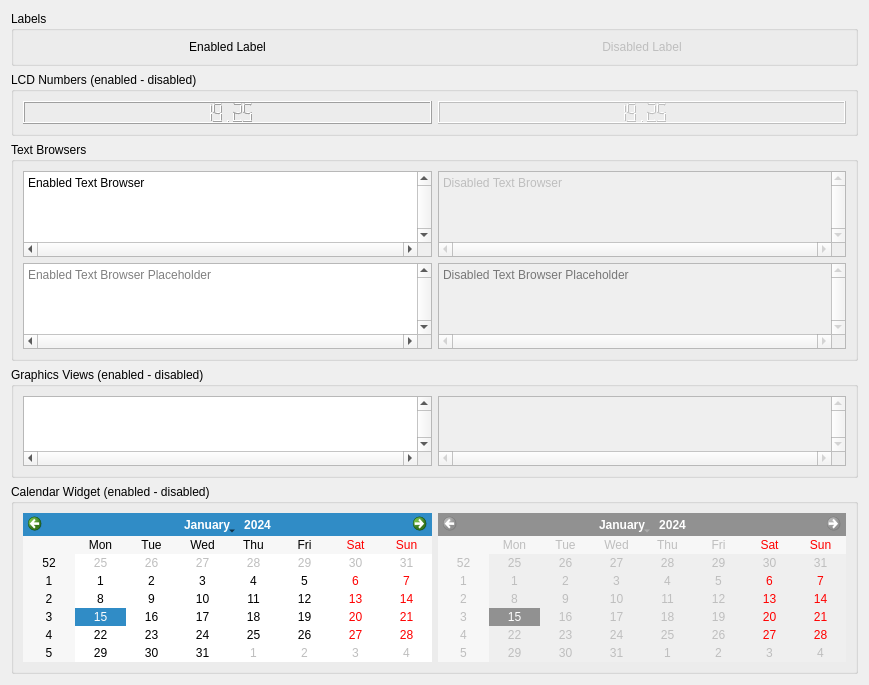
           <widget class="QWidget" name="scrollAreaWidgetContents_11">
            <property name="geometry">
             <rect>
              <x>0</x>
              <y>0</y>
              <width>869</width>
              <height>685</height>
             </rect>
            </property>
            <layout class="QVBoxLayout" name="verticalLayout_19">
             <item>
              <widget class="QGroupBox" name="groupBox_43">
               <property name="title">
                <string>Labels</string>
               </property>
               <layout class="QHBoxLayout" name="horizontalLayout_18">
                <item>
                 <widget class="QLabel" name="label">
                  <property name="text">
                   <string>Enabled Label</string>
                  </property>
                  <property name="alignment">
                   <set>Qt::AlignCenter</set>
                  </property>
                 </widget>
                </item>
                <item>
                 <widget class="QLabel" name="label_2">
                  <property name="enabled">
                   <bool>false</bool>
                  </property>
                  <property name="text">
                   <string>Disabled Label</string>
                  </property>
                  <property name="alignment">
                   <set>Qt::AlignCenter</set>
                  </property>
                 </widget>
                </item>
               </layout>
              </widget>
             </item>
             <item>
              <widget class="QGroupBox" name="groupBox_47">
               <property name="title">
                <string>LCD Numbers (enabled - disabled)</string>
               </property>
               <layout class="QHBoxLayout" name="horizontalLayout_19">
                <item>
                 <widget class="QLCDNumber" name="lcdNumber">
                  <property name="value" stdset="0">
                   <double>19.250000000000000</double>
                  </property>
                 </widget>
                </item>
                <item>
                 <widget class="QLCDNumber" name="lcdNumber_2">
                  <property name="enabled">
                   <bool>false</bool>
                  </property>
                  <property name="value" stdset="0">
                   <double>19.250000000000000</double>
                  </property>
                 </widget>
                </item>
               </layout>
              </widget>
             </item>
             <item>
              <widget class="QGroupBox" name="groupBox_44">
               <property name="title">
                <string>Text Browsers</string>
               </property>
               <layout class="QGridLayout" name="gridLayout_33">
                <item row="0" column="0">
                 <widget class="QTextBrowser" name="textBrowser">
                  <property name="verticalScrollBarPolicy">
                   <enum>Qt::ScrollBarAlwaysOn</enum>
                  </property>
                  <property name="horizontalScrollBarPolicy">
                   <enum>Qt::ScrollBarAlwaysOn</enum>
                  </property>
                  <property name="html">
                   <string>&lt;!DOCTYPE HTML PUBLIC &quot;-//W3C//DTD HTML 4.0//EN&quot; &quot;http://www.w3.org/TR/REC-html40/strict.dtd&quot;&gt;
&lt;html&gt;&lt;head&gt;&lt;meta name=&quot;qrichtext&quot; content=&quot;1&quot; /&gt;&lt;meta charset=&quot;utf-8&quot; /&gt;&lt;style type=&quot;text/css&quot;&gt;
p, li { white-space: pre-wrap; }
hr { height: 1px; border-width: 0; }
&lt;/style&gt;&lt;/head&gt;&lt;body style=&quot; font-family:'Segoe UI'; font-size:9pt; font-weight:400; font-style:normal;&quot;&gt;
&lt;p style=&quot; margin-top:0px; margin-bottom:0px; margin-left:0px; margin-right:0px; -qt-block-indent:0; text-indent:0px;&quot;&gt;Enabled Text Browser&lt;/p&gt;&lt;/body&gt;&lt;/html&gt;</string>
                  </property>
                 </widget>
                </item>
                <item row="0" column="1">
                 <widget class="QTextBrowser" name="textBrowser_2">
                  <property name="enabled">
                   <bool>false</bool>
                  </property>
                  <property name="verticalScrollBarPolicy">
                   <enum>Qt::ScrollBarAlwaysOn</enum>
                  </property>
                  <property name="horizontalScrollBarPolicy">
                   <enum>Qt::ScrollBarAlwaysOn</enum>
                  </property>
                  <property name="html">
                   <string>&lt;!DOCTYPE HTML PUBLIC &quot;-//W3C//DTD HTML 4.0//EN&quot; &quot;http://www.w3.org/TR/REC-html40/strict.dtd&quot;&gt;
&lt;html&gt;&lt;head&gt;&lt;meta name=&quot;qrichtext&quot; content=&quot;1&quot; /&gt;&lt;meta charset=&quot;utf-8&quot; /&gt;&lt;style type=&quot;text/css&quot;&gt;
p, li { white-space: pre-wrap; }
hr { height: 1px; border-width: 0; }
&lt;/style&gt;&lt;/head&gt;&lt;body style=&quot; font-family:'Segoe UI'; font-size:9pt; font-weight:400; font-style:normal;&quot;&gt;
&lt;p style=&quot; margin-top:0px; margin-bottom:0px; margin-left:0px; margin-right:0px; -qt-block-indent:0; text-indent:0px;&quot;&gt;Disabled Text Browser&lt;/p&gt;&lt;/body&gt;&lt;/html&gt;</string>
                  </property>
                 </widget>
                </item>
                <item row="1" column="0">
                 <widget class="QTextBrowser" name="textBrowser_3">
                  <property name="verticalScrollBarPolicy">
                   <enum>Qt::ScrollBarAlwaysOn</enum>
                  </property>
                  <property name="horizontalScrollBarPolicy">
                   <enum>Qt::ScrollBarAlwaysOn</enum>
                  </property>
                  <property name="html">
                   <string>&lt;!DOCTYPE HTML PUBLIC &quot;-//W3C//DTD HTML 4.0//EN&quot; &quot;http://www.w3.org/TR/REC-html40/strict.dtd&quot;&gt;
&lt;html&gt;&lt;head&gt;&lt;meta name=&quot;qrichtext&quot; content=&quot;1&quot; /&gt;&lt;meta charset=&quot;utf-8&quot; /&gt;&lt;style type=&quot;text/css&quot;&gt;
p, li { white-space: pre-wrap; }
hr { height: 1px; border-width: 0; }
&lt;/style&gt;&lt;/head&gt;&lt;body style=&quot; font-family:'Segoe UI'; font-size:9pt; font-weight:400; font-style:normal;&quot;&gt;
&lt;p style=&quot;-qt-paragraph-type:empty; margin-top:0px; margin-bottom:0px; margin-left:0px; margin-right:0px; -qt-block-indent:0; text-indent:0px;&quot;&gt;&lt;br /&gt;&lt;/p&gt;&lt;/body&gt;&lt;/html&gt;</string>
                  </property>
                  <property name="placeholderText">
                   <string>Enabled Text Browser Placeholder</string>
                  </property>
                 </widget>
                </item>
                <item row="1" column="1">
                 <widget class="QTextBrowser" name="textBrowser_4">
                  <property name="enabled">
                   <bool>false</bool>
                  </property>
                  <property name="verticalScrollBarPolicy">
                   <enum>Qt::ScrollBarAlwaysOn</enum>
                  </property>
                  <property name="horizontalScrollBarPolicy">
                   <enum>Qt::ScrollBarAlwaysOn</enum>
                  </property>
                  <property name="html">
                   <string>&lt;!DOCTYPE HTML PUBLIC &quot;-//W3C//DTD HTML 4.0//EN&quot; &quot;http://www.w3.org/TR/REC-html40/strict.dtd&quot;&gt;
&lt;html&gt;&lt;head&gt;&lt;meta name=&quot;qrichtext&quot; content=&quot;1&quot; /&gt;&lt;meta charset=&quot;utf-8&quot; /&gt;&lt;style type=&quot;text/css&quot;&gt;
p, li { white-space: pre-wrap; }
hr { height: 1px; border-width: 0; }
&lt;/style&gt;&lt;/head&gt;&lt;body style=&quot; font-family:'Segoe UI'; font-size:9pt; font-weight:400; font-style:normal;&quot;&gt;
&lt;p style=&quot;-qt-paragraph-type:empty; margin-top:0px; margin-bottom:0px; margin-left:0px; margin-right:0px; -qt-block-indent:0; text-indent:0px;&quot;&gt;&lt;br /&gt;&lt;/p&gt;&lt;/body&gt;&lt;/html&gt;</string>
                  </property>
                  <property name="placeholderText">
                   <string>Disabled Text Browser Placeholder</string>
                  </property>
                 </widget>
                </item>
               </layout>
              </widget>
             </item>
             <item>
              <widget class="QGroupBox" name="groupBox_45">
               <property name="title">
                <string>Graphics Views (enabled - disabled)</string>
               </property>
               <layout class="QGridLayout" name="gridLayout_34">
                <item row="0" column="0">
                 <widget class="QGraphicsView" name="graphicsView">
                  <property name="verticalScrollBarPolicy">
                   <enum>Qt::ScrollBarAlwaysOn</enum>
                  </property>
                  <property name="horizontalScrollBarPolicy">
                   <enum>Qt::ScrollBarAlwaysOn</enum>
                  </property>
                 </widget>
                </item>
                <item row="0" column="1">
                 <widget class="QGraphicsView" name="graphicsView_2">
                  <property name="enabled">
                   <bool>false</bool>
                  </property>
                  <property name="verticalScrollBarPolicy">
                   <enum>Qt::ScrollBarAlwaysOn</enum>
                  </property>
                  <property name="horizontalScrollBarPolicy">
                   <enum>Qt::ScrollBarAlwaysOn</enum>
                  </property>
                 </widget>
                </item>
               </layout>
              </widget>
             </item>
             <item>
              <widget class="QGroupBox" name="groupBox_46">
               <property name="title">
                <string>Calendar Widget (enabled - disabled)</string>
               </property>
               <layout class="QGridLayout" name="gridLayout_35">
                <item row="0" column="0">
                 <widget class="QCalendarWidget" name="calendarWidget">
                  <property name="gridVisible">
                   <bool>false</bool>
                  </property>
                 </widget>
                </item>
                <item row="0" column="1">
                 <widget class="QCalendarWidget" name="calendarWidget_2">
                  <property name="enabled">
                   <bool>false</bool>
                  </property>
                  <property name="gridVisible">
                   <bool>false</bool>
                  </property>
                 </widget>
                </item>
               </layout>
              </widget>
             </item>
            </layout>
           </widget>
